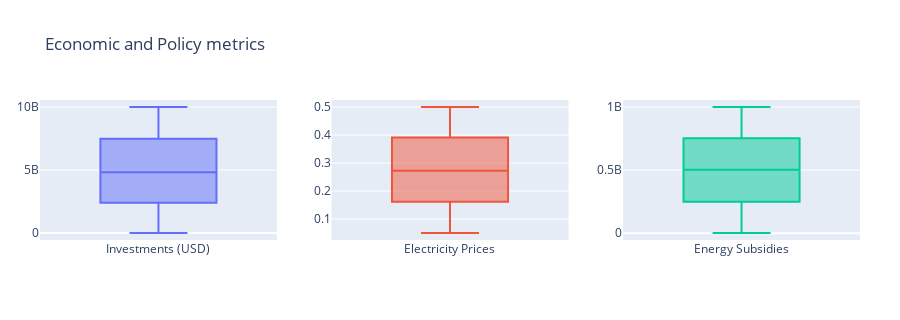

The notebook cell this image was saved under:
### Code cell
boxplots(train_df, economic, 'Economic and Policy metrics')

### Figure 1 — Plotly figure (JSON) as saved in the notebook; plotly's stock layout.template omitted (floating-point values rounded to 4 significant figures; data arrays with more than 128 entries replaced by an {"elided": "..."} marker saying what was removed)
{"data": [{"boxpoints": "outliers", "name": "Investments (USD)", "type": "box", "xaxis": "x", "y": {"elided": "2400 float values"}, "yaxis": "y"}, {"boxpoints": "outliers", "name": "Electricity Prices", "type": "box", "xaxis": "x2", "y": {"elided": "2400 float values"}, "yaxis": "y2"}, {"boxpoints": "outliers", "name": "Energy Subsidies", "type": "box", "xaxis": "x3", "y": {"elided": "2400 float values"}, "yaxis": "y3"}], "layout": {"height": 320, "margin": {"l": 40, "r": 40}, "showlegend": false, "title": {"text": "Economic and Policy metrics"}, "xaxis": {"anchor": "y", "domain": [0, 0.2889]}, "xaxis2": {"anchor": "y2", "domain": [0.3556, 0.6444]}, "xaxis3": {"anchor": "y3", "domain": [0.7111, 1]}, "yaxis": {"anchor": "x", "domain": [0, 1]}, "yaxis2": {"anchor": "x2", "domain": [0, 1]}, "yaxis3": {"anchor": "x3", "domain": [0, 1]}}}
